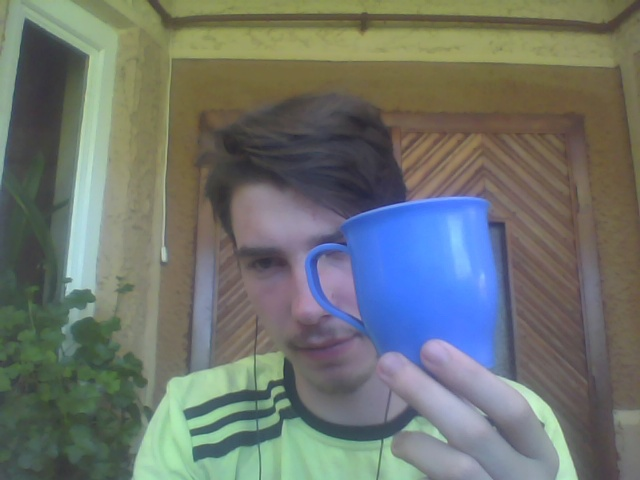
#> input picture projectRelated/totest.jpg, 640 x 480 px, given in place of the camera
$ python colorDetection.py
#> lines starting #> are read from the running program, lines starting #| are printed output that depends on the picture; after the words box and inside, x2 and y2 are one past the last pixel; in counts of white or black regions, pixels touching at a corner belong together
#> further down, frame is the input picture: shape (480, 640, 3); mean B, G, R 110.6, 116.1, 109.8
import cv2
import numpy as np


def update(x):
    # Updates the settings values
    settings.hue = cv2.getTrackbarPos('Hue(color)', 'settings')
    settings.threshold = cv2.getTrackbarPos('Threshold', 'settings')
    settings.minSaturation = cv2.getTrackbarPos('minSat', 'settings')
    settings.minValue = cv2.getTrackbarPos('minValue', 'settings')


class TrackBars(object):
    # The current state of track bars.
    def __init__(self):
        self.hue = 110
        self.threshold = 5
        self.kernel = 5
        self.minSaturation = 120
        self.minValue = 120


def get_mask(currframe, setting):
    # Returns the mask from the current frame, depending on the settings.
    hsv = cv2.cvtColor(currframe, cv2.COLOR_BGR2HSV)
#> hsv: shape (480, 640, 3); mean H, S, V 64.3, 66.2, 131.2

    lower = np.array([setting.hue - setting.threshold, setting.minSaturation, setting.minValue])
    upper = np.array([setting.hue + setting.threshold, 255, 255])

    maskf = cv2.inRange(hsv, lower, upper)
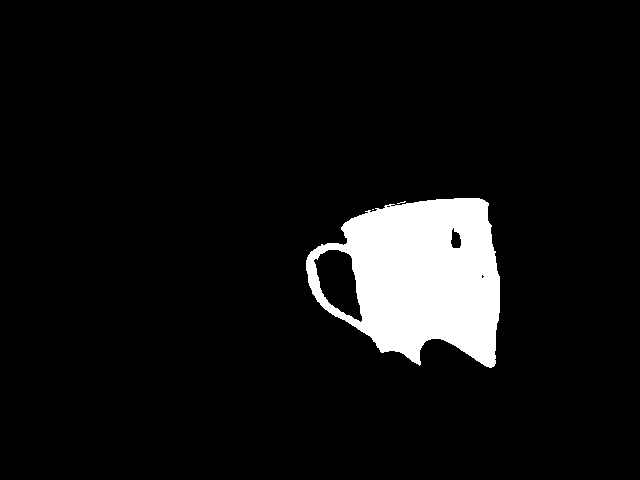
#> maskf: shape (480, 640); 7.1% white; 3 white regions (2 under 20 px), largest, box (x1, y1, x2, y2) and area: (306, 198, 500, 368) 21764

    maskf = cv2.morphologyEx(maskf, cv2.MORPH_OPEN, kernel)
#> maskf: shape (480, 640); 7.1% white; 1 white region, box (x1, y1, x2, y2) and area: (306, 198, 500, 367) 21699
    maskf = cv2.morphologyEx(maskf, cv2.MORPH_CLOSE, kernel)
#> maskf: shape (480, 640); 7.1% white; 1 white region

    return maskf


# Initialize GUI and get ready for capturing images from webcam
cap = cv2.VideoCapture(0)
cv2.namedWindow('settings')

settings = TrackBars()

cv2.createTrackbar('Hue(color)', 'settings', settings.hue, 179, update)
cv2.createTrackbar('Threshold', 'settings', settings.threshold, 255, update)
cv2.createTrackbar('minSat', 'settings', settings.minSaturation, 255, update)
cv2.createTrackbar('minValue', 'settings', settings.minValue, 255, update)

shape = (settings.kernel, settings.kernel)

kernel = np.ones(shape, np.uint8)

while True:
    ret, frame = cap.read()

    mask = get_mask(frame, settings)
    cv2.imshow('mask', mask)
    # Finding all contours in the mask
    cnt, hier = cv2.findContours(mask, cv2.RETR_TREE, cv2.CHAIN_APPROX_SIMPLE)
#> cnt = 3 contours; box (x1, y1, x2, y2) and area: (306, 198, 500, 367) 23615, (314, 249, 362, 320) 2153, (451, 231, 462, 249) 150

    max_area = 0
    for contour in cnt:
        # Getting maximal area from mask, whose area must be bigger than
        curr_area = cv2.contourArea(contour)
        if curr_area > 1000 and curr_area > max_area:
            maxCnt = contour
            max_area = curr_area
#> this loop made 3 passes
#> (curr_area, max_area) on pass 1: (23615, 23615)
#> curr_area on passes 2 to 3: 2153, 150.5
#> after the loop, maxCnt = contour of 247 points, box (x1, y1, x2, y2) (306, 198, 500, 367), area 23615; max_area = 23615

    if max_area != 0:
        # If we found the object with maximal area, find and draw a rectangle around it
        x, y, w, h = cv2.boundingRect(maxCnt)
#> x = 306; y = 198; w = 194; h = 169
        cv2.rectangle(frame, (x, y), (x + w, y + h), (0, 0, 255), 1)

        # Putting coordinates of rectangle on image
        font = cv2.FONT_HERSHEY_SIMPLEX
        coord = "x:%d y:%d" % (x, y)
#> coord = 'x:306 y:198'
        cv2.putText(frame, coord, (x + 1, y + 15), font, 0.5, (0, 0, 255), 2)
        coord = "x:%d y:%d" % (x + w, y + h)
#> coord = 'x:500 y:367'
        cv2.putText(frame, coord, (x + w + 1, y + h + 15), font, 0.5, (0, 0, 255), 2)
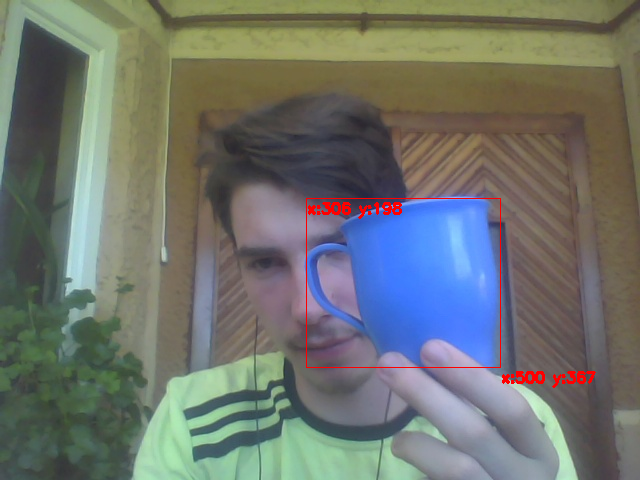
#> frame: shape (480, 640, 3); mean B, G, R 109.8, 115.4, 110.8
    '''
    final = cv2.bitwise_and(frame, frame, mask=mask)
    cv2.imshow('final', final)
    '''
    # Display image
    cv2.imshow('frame', frame)

    # If 'q' is pressed exit
    if cv2.waitKey(5) & 0xFF == ord('q'):
#> (key q is pressed here)
        break

cap.release()
cv2.destroyAllWindows()
